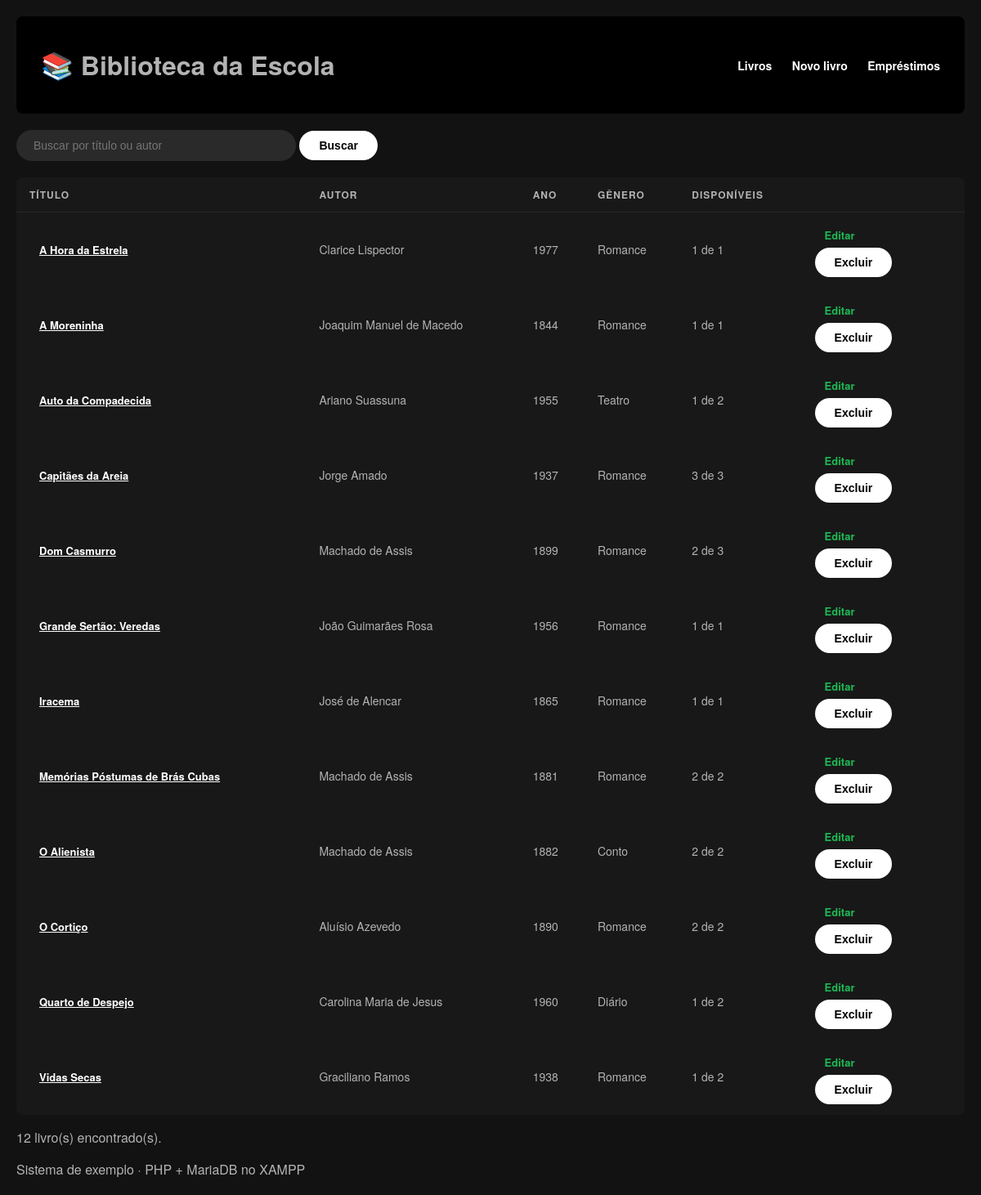
The app's page /, older data.
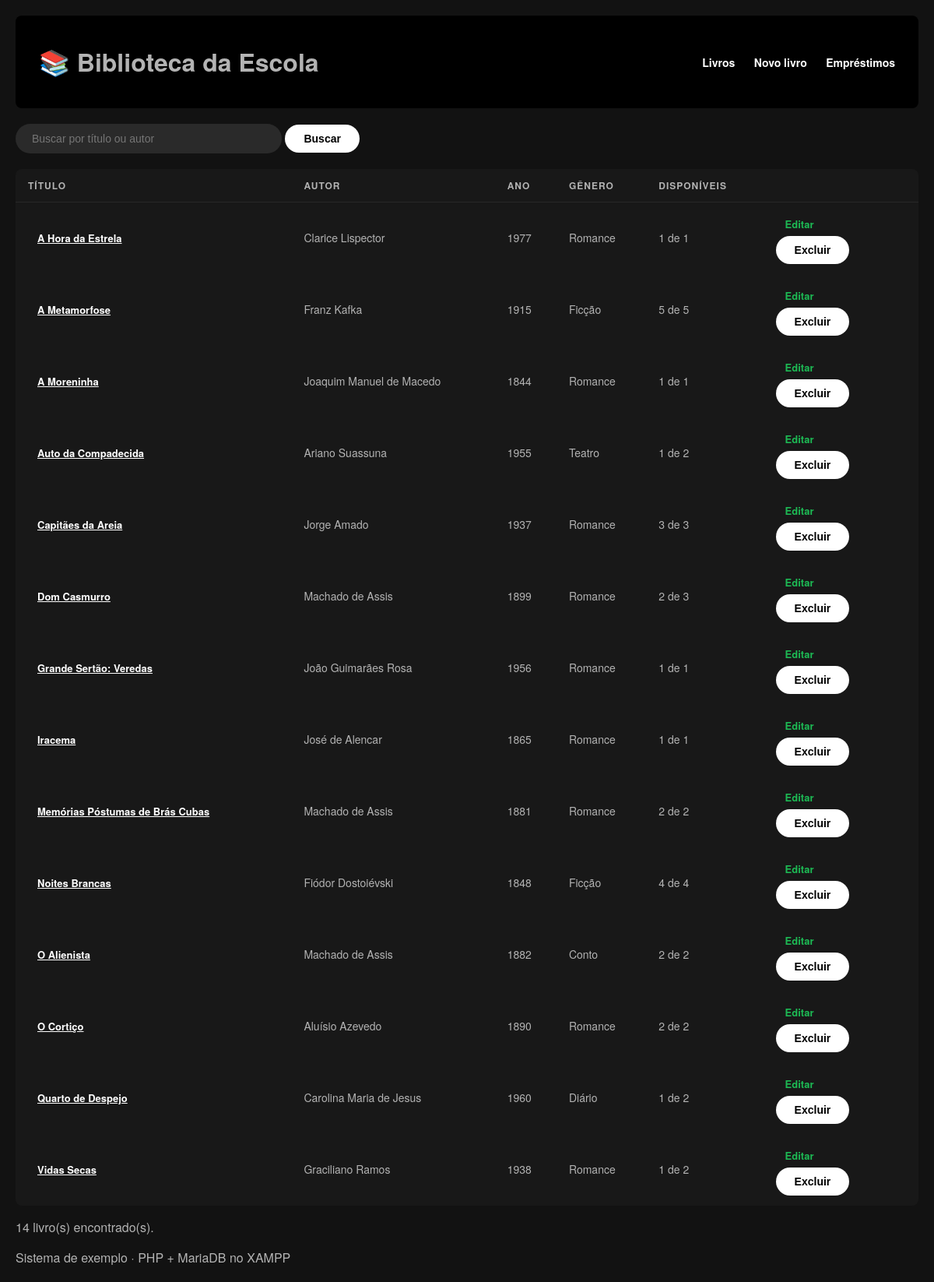
The same page, newer data.
### tables this page shows
CREATE TABLE livros (
  id          INT AUTO_INCREMENT PRIMARY KEY,
  titulo      VARCHAR(150) NOT NULL,
  autor       VARCHAR(100) NOT NULL,
  ano         INT,
  genero      VARCHAR(50),
  quantidade  INT NOT NULL DEFAULT 1
);

### conexao.php (called while the page is built, shortened)
<?php
function e($texto) {
    return htmlspecialchars((string)$texto, ENT_QUOTES, 'UTF-8');
}

### index.php (the view, shortened to what this page needs)
<?php
require 'conexao.php';
$busca = $_GET['busca'] ?? '';
$sql = "SELECT l.id, l.titulo, l.autor, l.ano, l.genero, l.quantidade, l.capa,
               COUNT(e.id) AS emprestados
        FROM livros l
        LEFT JOIN emprestimos e
               ON e.livro_id = l.id AND e.data_devolucao IS NULL
        WHERE l.titulo LIKE :busca OR l.autor LIKE :busca2
        GROUP BY l.id, l.titulo, l.autor, l.ano, l.genero, l.quantidade, l.capa
        ORDER BY l.titulo";
$consulta = $pdo->prepare($sql);
$consulta->execute([':busca' => "%$busca%", ':busca2' => "%$busca%"]);
$livros = $consulta->fetchAll();
require 'topo.php';
?>
<form method="get" class="busca">
  <input type="text" name="busca" value="<?= e($busca) ?>" placeholder="Buscar por título ou autor">
  <button>Buscar</button>
</form>
<table>
<tr><th>Título</th><th>Autor</th><th>Ano</th><th>Gênero</th><th>Disponíveis</th><th></th><th></th></tr>
<?php foreach ($livros as $livro): ?>
    <tr>
        <td>
            <a href="index.php?ver_capa=<?= $livro['id'] ?>" style="color: inherit; text-decoration: underline;">
                <?= e($livro['titulo']) ?>
            </a>
        </td>
        <td><?= e($livro['autor']) ?></td>
        <td><?= e($livro['ano']) ?></td>
        <td><?= e($livro['genero']) ?></td>
        <td><?= $livro['quantidade'] - $livro['emprestados'] ?> de <?= $livro['quantidade'] ?></td>
        <td class="acoes">
            <a href="editar.php?id=<?= $livro['id'] ?>">Editar</a>
            <form method="post" action="excluir.php" onsubmit="return confirm('Excluir este livro?')">
                <button class="perigo">Excluir</button>
            </form>
        </td>
    </tr>
<?php endforeach; ?>
</table>
<p class="total"><?= count($livros) ?> livro(s) encontrado(s).</p>
<?php require 'rodape.php'; ?>

### topo.php (shortened to what this page needs)
<!DOCTYPE html>
<html lang="pt-BR">
<head>
  <link rel="stylesheet" href="estilo.css">
</head>
<body>
<header>
  <h1>📚 Biblioteca da Escola</h1>
  <nav>
    <a href="index.php">Livros</a>
    <a href="novo.php">Novo livro</a>
    <a href="emprestimos.php">Empréstimos</a>
  </nav>
</header>
<main>

### rodape.php
</main>
<footer>Sistema de exemplo · PHP + MariaDB no XAMPP</footer>
</body>
</html>

### estilo.css (style rules this page uses)
body { background-color: #121212; color: #B3B3B3; font-family: 'Montserrat', 'Helvetica Neue', Helvetica, Arial, sans-serif; margin: 0; padding: 20px; }
header, .navbar, div[style*="background-color"] { background-color: #000000 !important; padding: 15px 30px; border-radius: 8px; margin-bottom: 20px; display: flex; justify-content: space-between; align-items: center; }
.navbar a, header a { color: #FFFFFF !important; text-decoration: none; font-weight: 700; font-size: 14px; margin-left: 20px; transition: color 0.2s ease; }
input[type="text"], input[type="search"] { background-color: #2A2A2A; border: 1px solid transparent; color: #FFFFFF; padding: 10px 20px; border-radius: 50px; font-size: 14px; width: 300px; outline: none; transition: background-color 0.2s, border-color 0.2s; }
button, input[type="submit"] { background-color: #FFFFFF; color: #000000; border: none; padding: 10px 24px; font-weight: 700; font-size: 14px; border-radius: 50px; cursor: pointer; transition: transform 0.2s, background-color 0.2s; }
table { width: 100%; border-collapse: collapse; background-color: #181818; padding: 20px; border-radius: 8px; margin-top: 20px; }
th { color: #B3B3B3; text-transform: uppercase; font-size: 12px; letter-spacing: 1px; text-align: left; padding: 12px 16px; border-bottom: 1px solid #282828; }
td { color: #B3B3B3; font-size: 14px; padding: 12px 16px; border-bottom: 1px solid transparent; }
td:first-child, table tr td:nth-child(1) { color: #FFFFFF; font-weight: 500; }
td a, .btn-action { font-size: 13px; font-weight: 700; text-decoration: none; padding: 6px 12px; border-radius: 4px; margin-right: 5px; display: inline-block; }
td a[href*="editar"], .btn-edit { color: #1DB954 !important; background: transparent; }

Row changes from the older to the newer data that the page shows:
added livros: titulo "A Metamorfose", autor "Franz Kafka", ano "1915", genero "Ficção", $livro['quantidade']-$livro['emprestados'] "5", quantidade "5"
added livros: titulo "Noites Brancas", autor "Fiódor Dostoiévski", ano "1848", genero "Ficção", $livro['quantidade']-$livro['emprestados'] "4", quantidade "4"
Text that changed along with them:
count($livros): "12" → "14"
